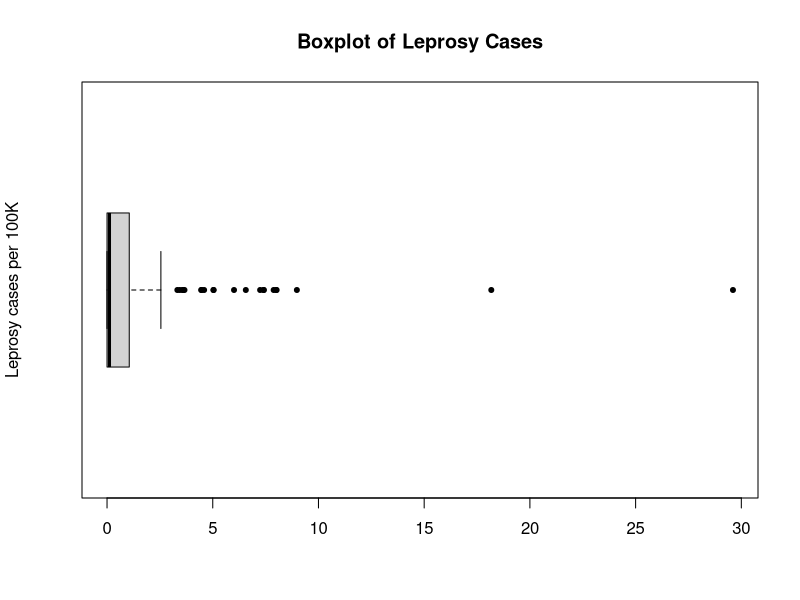

Recreate this plot in R. (Note: this script raises an error after producing the figure.)
## ---- chunk 1
    lep <- read.csv('Homework2_leprosy.csv')
    summary(lep)
    which.max(lep$New_Cases)
    lep[76,]
    #We find that the country with the highest number of Leprosy cases is India. It is not a fair comparison to look at the raw number of cases because different countries may have different means for controlling leprosy cases. Also, different countries may have different populations so we have to look at the rate of leprosy cases rather than the raw number.
## ---- chunk 2
reduced_pop <- lep$Population / 100000
rate_reduced_pop <- lep$New_Cases / reduced_pop
boxplot(rate_reduced_pop,main='Boxplot of Leprosy Cases',ylab='Leprosy cases per 100K', pch=20, horizontal=TRUE)
fivenum(rate_reduced_pop, na.rm=TRUE) # 0.0000000  0.0000000  0.1143411  1.0507863 29.6045152
median(rate_reduced_pop, na.rm = TRUE) #0.11
IQR(rate_reduced_pop, na.rm = TRUE) #1.04
lep$pop_reducedrate <- rate_reduced_pop
#This is a right skewed distribution with a median of 0.11 and an IQR of 1.04. Its lower quartile is 0, and its upper quartile is 0.05.
## ---- chunk 3
    mytable <- aggregate(pop_reducedrate~Region, data=lep, median)
    country_table <- table(lep$Region)
    combined_table <- data.frame(mytable$Region, mytable$pop_reducedrate, country_table)

    colnames(combined_table) <- c('Region','Reduced Rate', 'Number of Countries')
    kable_classic(kbl(combined_table,caption = "Cases per region"),full_width = FALSE)

    #There is a much higher frequency of leprosy cases in Africa (0.9) than there is in the other countries. The region with the lowest frequency of leprosy cases is Europe, with none at all.
    #WHATSUP
## ---- chunk 4
plot(lep$pop_reducedrate,lep$Land_Area,main='Leprosy rate per region & Land Area',xlab='Leprosy Rate',ylab='Land Area',pch=20)
